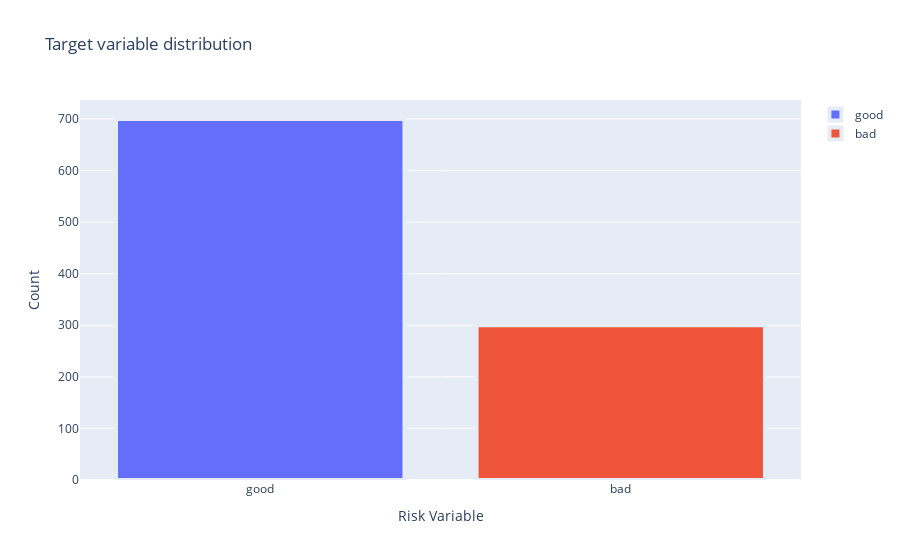

Here is the notebook cell this chart was saved with:
### Code cell
trace0 = go.Bar(
            x = df_credit[df_credit['credit_risk']== 'good']['credit_risk'].value_counts().index.values,
            y = df_credit[df_credit['credit_risk']== 'good']['credit_risk'].value_counts().values,
            name='good')

trace1 = go.Bar(
            x = df_credit[df_credit['credit_risk']== 'bad']['credit_risk'].value_counts().index.values,
            y = df_credit[df_credit['credit_risk']== 'bad']['credit_risk'].value_counts().values,
            name='bad')


data = [trace0, trace1]
layout = go.Layout(
    yaxis=dict(
        title='Count'
    ),
    xaxis=dict(
        title='Risk Variable'
    ),
    title='Target variable distribution'
)

fig = go.Figure(data=data, layout=layout)
fig.data[0].marker.line.width = 4
fig.data[1].marker.line.width = 4
py.iplot(fig, filename='grouped-bar')

### Figure 1 — Plotly figure (JSON) as saved in the notebook; plotly's stock layout.template omitted (floating-point values rounded to 4 significant figures)
{"data": [{"marker": {"line": {"width": 4}}, "name": "good", "type": "bar", "x": ["good"], "y": [700]}, {"marker": {"line": {"width": 4}}, "name": "bad", "type": "bar", "x": ["bad"], "y": [300]}], "layout": {"title": {"text": "Target variable distribution"}, "xaxis": {"title": {"text": "Risk Variable"}}, "yaxis": {"title": {"text": "Count"}}}}
